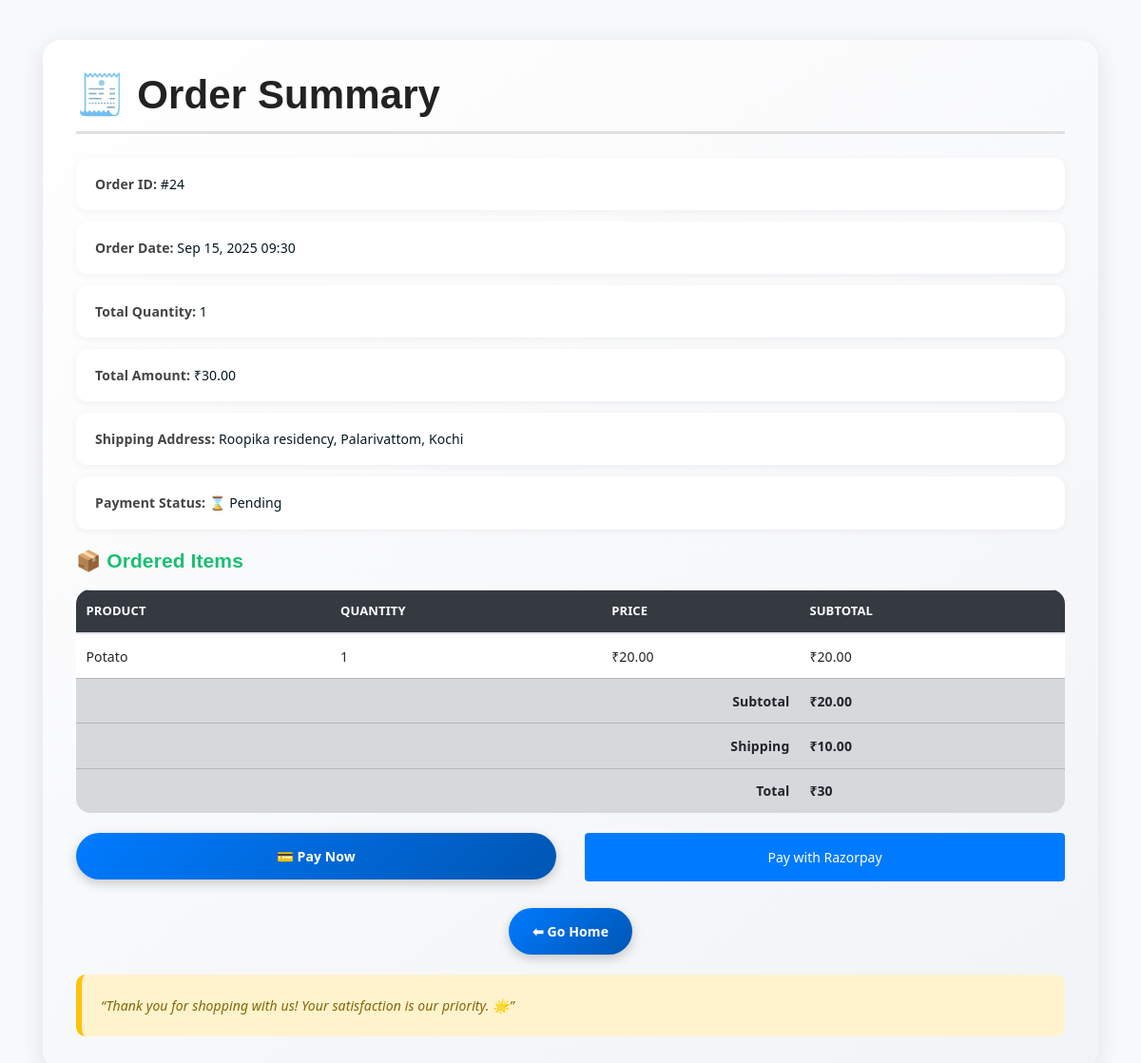
Screenshot of /order_summary/24/ with the database file from the repository.
### appnew001/models.py (models this page shows, shortened)
class Order(models.Model):
    user = models.ForeignKey(User, on_delete=models.CASCADE, related_name="orders")
    created_at = models.DateTimeField(auto_now_add=True)
    is_paid = models.BooleanField(default=False)
    total_amount = models.DecimalField(max_digits=10, decimal_places=2, default=0.00)
    total_quantity = models.PositiveIntegerField(default=0)
    shipping_address = models.CharField(max_length=255, blank=True, null=True)

class OrderItem(models.Model):
    order = models.ForeignKey(Order, on_delete=models.CASCADE, related_name="items")
    product = models.ForeignKey(Product, on_delete=models.CASCADE)
    quantity = models.PositiveIntegerField(default=1)
    price = models.DecimalField(max_digits=10, decimal_places=2)

class Product(models.Model):
    name = models.CharField(max_length=100)
    description = models.TextField(blank=True, null=True)
    price = models.DecimalField(max_digits=10, decimal_places=2)
    image = models.ImageField(upload_to="products/")  # Pillow required
    unit = models.CharField(max_length=50, default="Per Kg")

### appnew001/views.py (the view)
# urls.py: path('order_summary/<int:order_id>/', views.order_summary, name='order_summary'),
def order_summary(request, order_id):
    order = get_object_or_404(Order, id=order_id)
    items = order.items.all()
    subtotal = 0
    for item in items:
        item.subtotal = item.quantity * item.price
        subtotal += item.subtotal
    return render(request, "order_summary.html", {
        "order": order,
        "items": items,
        "subtotal": subtotal,
    })

### appnew001/templates/order_summary.html (shortened to what this page needs)
{% load static %}
<!DOCTYPE html>
<html lang="en">
<head>
    <link rel="stylesheet" href="{% static 'assets/bootstrap/css/bootstrap.min.css' %}">
    <link rel="stylesheet" href="{% static 'assets/css/main.css' %}">
</head>
<body>
    <div class="container mt-5">
        <div class="order-summary-card">
            <h2>🧾 Order Summary</h2>
            <div class="order-summary-details">
                <div class="order-detail-box"><strong>Order ID:</strong> #{{ order.id }}</div>
                <div class="order-detail-box"><strong>Order Date:</strong> {{ order.created_at|date:"M d, Y H:i" }}</div>
                <div class="order-detail-box"><strong>Total Quantity:</strong> {{ order.total_quantity }}</div>
                <div class="order-detail-box"><strong>Total Amount:</strong> ₹{{ order.total_amount }}</div>
                <div class="order-detail-box"><strong>Shipping Address:</strong> {{ order.shipping_address }}</div>
                <div class="order-detail-box"><strong>Payment Status:</strong> {% if order.is_paid %}✅ Paid{% else %}⌛ Pending{% endif %}</div>
            </div>
            <h4 class="mt-4">📦 Ordered Items</h4>
            <table class="table table-hover">
                <thead>
                    <tr>
                        <th>Product</th>
                        <th>Quantity</th>
                        <th>Price</th>
                        <th>Subtotal</th>
                    </tr>
                </thead>
                <tbody>
                    {% for item in items %}
                    <tr>
                        <td>{{ item.product.name }}</td>
                        <td>{{ item.quantity }}</td>
                        <td>₹{{ item.price }}</td>
                        <td>₹{{ item.subtotal }}</td>
                    </tr>
                    {% endfor %}
                    <tr class="table-secondary">
                        <td colspan="3" class="text-right"><strong>Subtotal</strong></td>
                        <td><strong>₹{{ subtotal }}</strong></td>
                    </tr>
                    <tr class="table-secondary">
                        <td colspan="3" class="text-right"><strong>Shipping</strong></td>
                        <td><strong>₹10.00</strong></td>
                    </tr>
                    <tr class="table-secondary">
                        <td colspan="3" class="text-right"><strong>Total</strong></td>
                        <td><strong>₹{{ subtotal|add:10 }}</strong></td>
                    </tr>
                </tbody>
            </table>
            <div class="row text-center mt-4">
                <div class="col-md-6 mb-3">
                    <a href="{% url 'shop' %}" class="btn-custom w-100">
                        💳 Pay Now
                    </a>
                </div>
                <div class="col-md-6 mb-3">
                    <button id="rzp-button1" class="btn btn-primary w-100 py-3 px-4">
                        Pay with Razorpay
                    </button>
                </div>
            </div>
            <div class="text-center mt-3">
                <a href="#" class="btn-custom" onclick="confirmHome(event)">⬅ Go Home</a>
            </div>
            <div class="quote-box mt-4">
                “Thank you for shopping with us! Your satisfaction is our priority. 🌟”
            </div>
        </div>
    </div>
</body>
</html>

### prd/static/assets/css/main.css (style rules this page uses)
html { font-size: 14px; font-weight: 400; line-height: 28px; height: 100%; }
body { font-family: "Open Sans", sans-serif; font-weight: 400; font-size: 1rem; letter-spacing: 0.1px; line-height: 1.8; color: #051922; overflow-x: hidden; }
a { cursor: pointer; text-decoration: none; -webkit-transition: all 0.2s ease-in-out; -o-transition: all 0.2s ease-in-out; transition: all 0.2s ease-in-out; }
h1, .h1, h2, .h2, h3, .h3, h4, .h4, h5, .h5, h6, .h6 { font-family: "Poppins", sans-serif; font-weight: 700; margin: 0 0 1.25rem 0; color: #18c072; }
h2, .h2 { font-size: 3rem; font-weight: 700; line-height: 3.25rem; }
h4, .h4 { font-size: 1.5rem; font-weight: 700; line-height: 1.75rem; }
html, body { height: 100%; }
thead { border-bottom: 1px solid #eee; }

### appnew001/templates/order_summary.html (style rules this page uses)
body { background: #f7f9fc; font-family: 'Segoe UI', Tahoma, Geneva, Verdana, sans-serif; }
.order-summary-card { background: linear-gradient(145deg, #ffffff, #f1f3f6); border-radius: 20px; box-shadow: 0 6px 25px rgba(0,0,0,0.1); padding: 35px; margin-bottom: 40px; }
.order-summary-card h2 { font-weight: 700; color: #222; border-bottom: 3px solid #e0e0e0; padding-bottom: 15px; margin-bottom: 25px; }
.order-detail-box { background: #fff; border-radius: 12px; padding: 15px 20px; margin-bottom: 12px; box-shadow: 0 2px 8px rgba(0,0,0,0.05); }
.order-detail-box strong { color: #444; }
.table { border-radius: 15px; overflow: hidden; background: #fff; }
.table thead { background: #343a40; color: #fff; text-transform: uppercase; font-size: 13px; }
.table tbody tr:nth-child(even) { background: #f8f9fa; }
.btn-custom { background: linear-gradient(135deg, #007bff, #0056b3); color: #fff; border-radius: 40px; font-weight: 600; padding: 12px 25px; transition: all 0.3s ease; text-decoration: none; box-shadow: 0 4px 12px rgba(0,0,0,0.2); display: inline-block; }
.quote-box { margin-top: 30px; padding: 20px; background: #fff3cd; border-left: 6px solid #ffc107; border-radius: 10px; font-style: italic; color: #856404; }

### rows the page displays
Order: id "24", created_at "Sep 15, 2025 09:30", total_quantity "1", total_amount "30.00", shipping_address "Roopika residency, Palarivattom, Kochi"
OrderItem: product.name "Potato", quantity "1", price "20.00", subtotal "20.00"

### other values shown
{{ subtotal }} "20.00"
{{ subtotal|add:10 }} "30"
